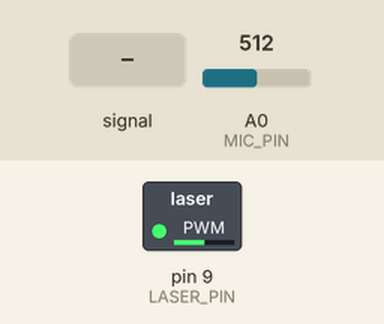
The sketch below on a simulated Arduino Uno, built with avr-gcc and run on an emulated ATmega328P. Shown: switched loads named in the sketch (green lamp = pin HIGH). Inputs (shaded band) come from the test bench; at power-on: A0 (MIC_PIN) = 512. What the sketch prints to the serial monitor is not drawn.

Above: at 1.2 s.
1.3 s: A0 (MIC_PIN) fed a 200 Hz sine of ±81 counts around its level
Timing chart, 0 to 2.3 s (numbered marks = the images above; inputs shaded):
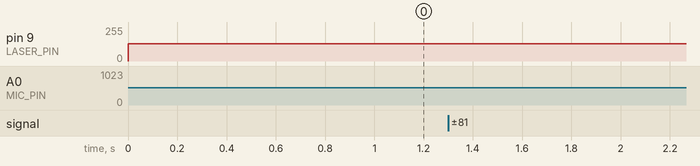

The sketch:

Mic_test.ino
```cpp
// Laser Audio Transmitter
// Mic input on A0, Laser output on D9 (PWM pin)

#define MIC_PIN A0
#define LASER_PIN 9

void setup() {
  pinMode(LASER_PIN, OUTPUT);
  Serial.begin(115200);
  Serial.println("Laser Audio Transmission Started...");
}

void loop() {
  int micValue = analogRead(MIC_PIN);       // 0 - 1023
  byte pwmValue = micValue / 4;             // Convert to 0 - 255
  analogWrite(LASER_PIN, pwmValue);         // Modulate laser brightness
}
```
